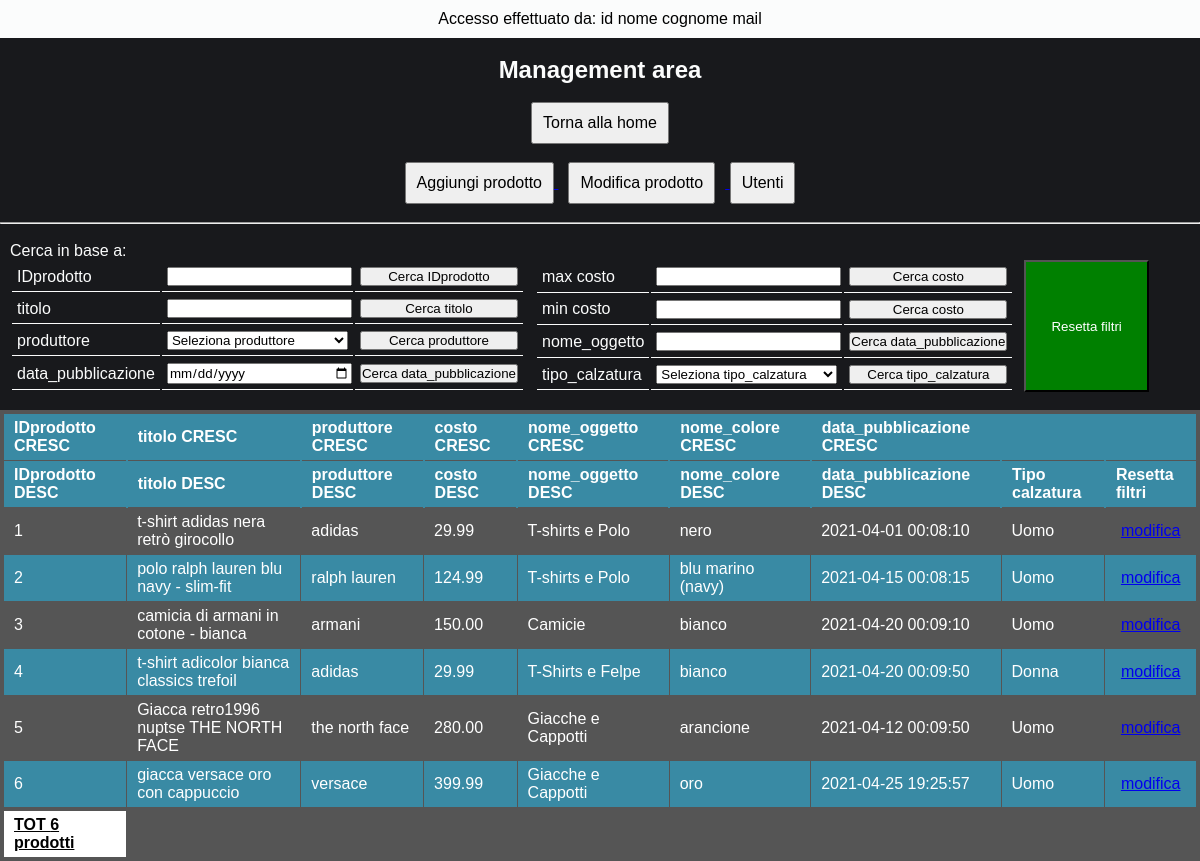
Page /management/modificaProdotto.php on the earlier database version.
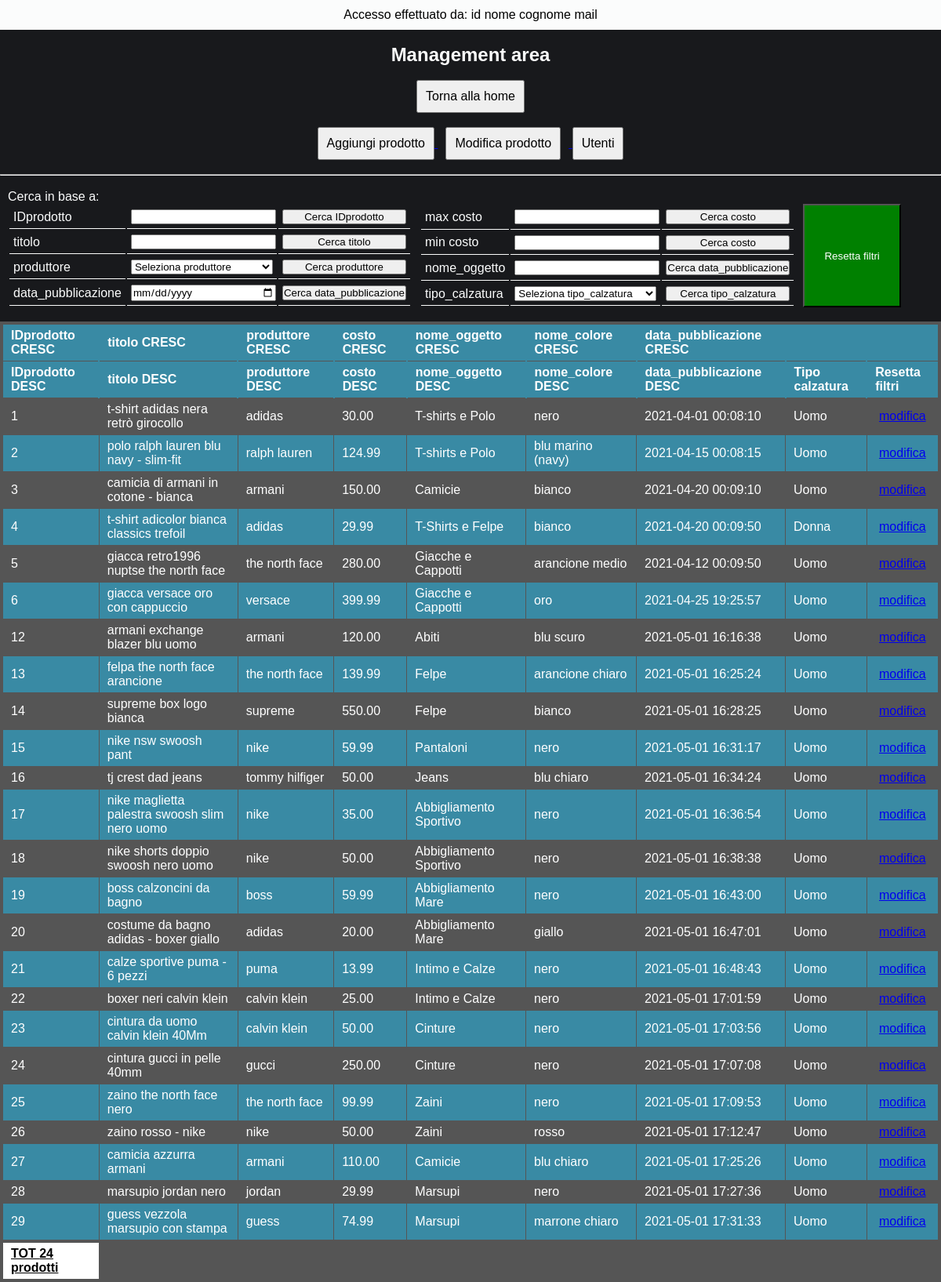
Same page on the later database version.
### tables this page shows
CREATE TABLE `prodotto` (
  `IDprodotto` int(11) NOT NULL AUTO_INCREMENT,
  `titolo` varchar(50) DEFAULT NULL,
  `idproduttore_prodotto` int(11) DEFAULT NULL,
  `costo` decimal(10,2) DEFAULT NULL,
  `idoggetto` int(11) DEFAULT NULL,
  `idcolore_prodotto` int(11) DEFAULT NULL,
  `idimmagine_prodotto` int(11) DEFAULT NULL,
  `data_pubblicazione` datetime DEFAULT NULL,
  PRIMARY KEY (`IDprodotto`),
  UNIQUE KEY `titolo` (`titolo`),
  KEY `idoggetto` (`idoggetto`),
  KEY `idcolore_prodotto` (`idcolore_prodotto`),
  KEY `idproduttore_prodotto` (`idproduttore_prodotto`),
  KEY `idimmagine_prodotto` (`idimmagine_prodotto`),
  CONSTRAINT `prodotto_ibfk_1` FOREIGN KEY (`idoggetto`) REFERENCES `oggetto` (`IDoggetto`),
  CONSTRAINT `prodotto_ibfk_2` FOREIGN KEY (`idcolore_prodotto`) REFERENCES `colore_prodotto` (`IDcolore_prodotto`),
  CONSTRAINT `prodotto_ibfk_3` FOREIGN KEY (`idproduttore_prodotto`) REFERENCES `produttore_prodotto` (`IDproduttore_prodotto`),
  CONSTRAINT `prodotto_ibfk_4` FOREIGN KEY (`idimmagine_prodotto`) REFERENCES `immagine_prodotto` (`IDimmagine_prodotto`)
);

CREATE TABLE `produttore_prodotto` (
  `IDproduttore_prodotto` int(11) NOT NULL AUTO_INCREMENT,
  `produttore` varchar(30) DEFAULT NULL,
  PRIMARY KEY (`IDproduttore_prodotto`),
  UNIQUE KEY `produttore` (`produttore`)
);

CREATE TABLE `oggetto` (
  `IDoggetto` int(11) NOT NULL AUTO_INCREMENT,
  `nome_oggetto` varchar(30) DEFAULT NULL,
  `idcalzatura_oggetto` int(11) DEFAULT NULL,
  PRIMARY KEY (`IDoggetto`),
  KEY `idcalzatura_oggetto` (`idcalzatura_oggetto`),
  CONSTRAINT `oggetto_ibfk_1` FOREIGN KEY (`idcalzatura_oggetto`) REFERENCES `calzatura_oggetto` (`IDcalzatura_oggetto`)
);

CREATE TABLE `colore_prodotto` (
  `IDcolore_prodotto` int(11) NOT NULL AUTO_INCREMENT,
  `nome_colore` varchar(30) DEFAULT NULL,
  `codice_colore` varchar(7) DEFAULT NULL,
  PRIMARY KEY (`IDcolore_prodotto`),
  UNIQUE KEY `codice_colore` (`codice_colore`),
  UNIQUE KEY `nome_colore` (`nome_colore`)
);

CREATE TABLE `tipo_calzatura` (
  `IDtipo_calzatura` int(11) NOT NULL AUTO_INCREMENT,
  `tipo` varchar(30) DEFAULT NULL,
  PRIMARY KEY (`IDtipo_calzatura`)
);

### dbConfig/dbConfig.php (called while the page is built, shortened)
<?php
    $tipo_calzatura = "tipo_calzatura";
    $calzatura_oggetto = "calzatura_oggetto";
    $oggetto = "oggetto";
    $colore_prodotto = "colore_prodotto";
    $produttore_prodotto = "produttore_prodotto";
    $prodotto = "prodotto";
 ?>

### management/modificaProdotto.php (the view, shortened to what the changed rows need)
<!DOCTYPE html>
<html>
  <?php
    include '../dbConfig/dbConfig.php';
  ?>
  <head>
    <link rel="stylesheet" href="./css/style.management.css">
  </head>
  <body >
      <div class="header-page">
        <br>
        <h2> Management area </h2>
        <br>
        <br><br>
        <br><br><hr><br>
      </div>
    <form action="<?php echo $_SERVER['PHP_SELF']; ?>" method="post">
      <br>
      <table class="steelBlueCols">
        <tr>
          <thead>
            <th> <button name="ordina-prodotti-c" value="IDprodotto"> IDprodotto CRESC</button> </th>
            <th> <button name="ordina-prodotti-c" value="titolo"> titolo CRESC</button></th>
            <th> <button name="ordina-prodotti-c" value="produttore"> produttore CRESC</button></th>
            <th> <button name="ordina-prodotti-c" value="costo"> costo CRESC</button></th>
            <th> <button name="ordina-prodotti-c" value="nome_oggetto"> nome_oggetto CRESC</button></th>
            <th> <button name="ordina-prodotti-c" value="nome_colore"> nome_colore CRESC</button></th>
            <th> <button name="ordina-prodotti-c" value="data_pubblicazione"> data_pubblicazione CRESC</button></th>
            <th> </th>
            <th> </th>
          </thead>
          <thead>
            <th> <button name="ordina-prodotti-d" value="IDprodotto"> IDprodotto DESC</button> </th>
            <th> <button name="ordina-prodotti-d" value="titolo"> titolo DESC</button></th>
            <th> <button name="ordina-prodotti-d" value="produttore"> produttore DESC</button></th>
            <th> <button name="ordina-prodotti-d" value="costo"> costo DESC</button></th>
            <th> <button name="ordina-prodotti-d" value="nome_oggetto"> nome_oggetto DESC</button></th>
            <th> <button name="ordina-prodotti-d" value="nome_colore"> nome_colore DESC</button></th>
            <th> <button name="ordina-prodotti-d" value="data_pubblicazione"> data_pubblicazione DESC</button></th>
            <th> Tipo calzatura </th>
            <th> <button name="resetta-filtri"> Resetta filtri </button> </th>
          </thead>
        </tr>
        <tbody>
          <?php
            if (!isset($_POST["ordina-prodotti-c"]) || !isset($_POST["ordina-prodotti-c"]) || isset($_POST["resetta-filtri"])) {
              $sql = "SELECT * FROM prodotto
              INNER JOIN oggetto
              ON $prodotto.idoggetto = $oggetto.idoggetto
              INNER JOIN colore_prodotto
              ON $prodotto.idcolore_prodotto = $colore_prodotto.IDcolore_prodotto
              INNER JOIN produttore_prodotto
              ON $prodotto.idproduttore_prodotto = $produttore_prodotto.IDproduttore_prodotto
              ORDER BY IDprodotto";
            }
          $result = $conn->query($sql);
          while($row = $result->fetch_assoc()) {
            $IDoggetto = $row['idoggetto'];
            $sql_calzatura = "SELECT * FROM tipo_calzatura
                              WHERE $tipo_calzatura.IDtipo_calzatura IN (
                              SELECT idtipo_calzatura FROM $calzatura_oggetto WHERE IDcalzatura_oggetto IN (
                              SELECT idcalzatura_oggetto FROM $oggetto WHERE IDoggetto = $IDoggetto
                              ))";
                              $result_calzatura = $conn->query($sql_calzatura);
                              $row_calzatura = $result_calzatura->fetch_assoc();
            ?>
                <tr>
                  <td> <?php echo $row["IDprodotto"] ?> </td>
                  <td> <?php echo $row["titolo"] ?> </td>
                  <td> <?php echo $row["produttore"] ?> </td>
                  <td> <?php echo $row["costo"] ?> </td>
                  <td> <?php echo $row["nome_oggetto"] ?> </td>
                  <td> <?php echo $row["nome_colore"] ?> </td>
                  <td> <?php echo $row["data_pubblicazione"] ?> </td>
                  <td> <?php echo $row_calzatura["tipo"] ?> </td>
                  <td class="text-a">
                    <?php echo "<a href=./update.modificaProdotto.php?IDprodotto={$row['IDprodotto']}>" ?>
                      modifica
                    </a>
                  </td>
              </tr>
            <?php
          }
            $sql_cont = "SELECT count(*) as cont_utenti FROM prodotto";
            $result_cont = $conn->query($sql_cont);
            $row_cont = $result_cont->fetch_assoc();
          ?>
            </tbody>
            <tfoot>
              <tr>
                <th> TOT <?php echo $row_cont["cont_utenti"] ?> prodotti </th>
              </tr>
            </tfoot>
        </table>
    </form>
  </body
</html>

Differences in the rows shown:
changed prodotto "t-shirt adidas nera retrò girocollo": costo "29.99" → "30.00"
changed prodotto id 5: titolo "Giacca retro1996 nuptse THE NORTH FACE" → "giacca retro1996 nuptse the north face"; idcolore_prodotto.nome_colore "arancione" → "arancione medio"
added prodotto: IDprodotto "12", titolo "armani exchange blazer blu uomo", idproduttore_prodotto.produttore "armani", costo "120.00", idoggetto.nome_oggetto "Abiti", idcolore_prodotto.nome_colore "blu scuro", data_pubblicazione "2021-05-01 16:16:38", tipo_calzatura.tipo "Uomo"
added prodotto: IDprodotto "13", titolo "felpa the north face arancione", idproduttore_prodotto.produttore "the north face", costo "139.99", idoggetto.nome_oggetto "Felpe", idcolore_prodotto.nome_colore "arancione chiaro", data_pubblicazione "2021-05-01 16:25:24", tipo_calzatura.tipo "Uomo"
added prodotto: IDprodotto "14", titolo "supreme box logo bianca", idproduttore_prodotto.produttore "supreme", costo "550.00", idoggetto.nome_oggetto "Felpe", idcolore_prodotto.nome_colore "bianco", data_pubblicazione "2021-05-01 16:28:25", tipo_calzatura.tipo "Uomo"
added prodotto: IDprodotto "15", titolo "nike nsw swoosh pant", idproduttore_prodotto.produttore "nike", costo "59.99", idoggetto.nome_oggetto "Pantaloni", idcolore_prodotto.nome_colore "nero", data_pubblicazione "2021-05-01 16:31:17", tipo_calzatura.tipo "Uomo"
added prodotto: IDprodotto "16", titolo "tj crest dad jeans", idproduttore_prodotto.produttore "tommy hilfiger", costo "50.00", idoggetto.nome_oggetto "Jeans", idcolore_prodotto.nome_colore "blu chiaro", data_pubblicazione "2021-05-01 16:34:24", tipo_calzatura.tipo "Uomo"
added prodotto: IDprodotto "17", titolo "nike maglietta palestra swoosh slim nero uomo", idproduttore_prodotto.produttore "nike", costo "35.00", idoggetto.nome_oggetto "Abbigliamento Sportivo", idcolore_prodotto.nome_colore "nero", data_pubblicazione "2021-05-01 16:36:54", tipo_calzatura.tipo "Uomo"
added prodotto: IDprodotto "18", titolo "nike shorts doppio swoosh nero uomo", idproduttore_prodotto.produttore "nike", costo "50.00", idoggetto.nome_oggetto "Abbigliamento Sportivo", idcolore_prodotto.nome_colore "nero", data_pubblicazione "2021-05-01 16:38:38", tipo_calzatura.tipo "Uomo"
added prodotto: IDprodotto "19", titolo "boss calzoncini da bagno", idproduttore_prodotto.produttore "boss", costo "59.99", idoggetto.nome_oggetto "Abbigliamento Mare", idcolore_prodotto.nome_colore "nero", data_pubblicazione "2021-05-01 16:43:00", tipo_calzatura.tipo "Uomo"
added prodotto: IDprodotto "20", titolo "costume da bagno adidas - boxer giallo", idproduttore_prodotto.produttore "adidas", costo "20.00", idoggetto.nome_oggetto "Abbigliamento Mare", idcolore_prodotto.nome_colore "giallo", data_pubblicazione "2021-05-01 16:47:01", tipo_calzatura.tipo "Uomo"
added prodotto: IDprodotto "21", titolo "calze sportive puma - 6 pezzi", idproduttore_prodotto.produttore "puma", costo "13.99", idoggetto.nome_oggetto "Intimo e Calze", idcolore_prodotto.nome_colore "nero", data_pubblicazione "2021-05-01 16:48:43", tipo_calzatura.tipo "Uomo"
added prodotto: IDprodotto "22", titolo "boxer neri calvin klein", idproduttore_prodotto.produttore "calvin klein", costo "25.00", idoggetto.nome_oggetto "Intimo e Calze", idcolore_prodotto.nome_colore "nero", data_pubblicazione "2021-05-01 17:01:59", tipo_calzatura.tipo "Uomo"
added prodotto: IDprodotto "23", titolo "cintura da uomo calvin klein 40Mm", idproduttore_prodotto.produttore "calvin klein", costo "50.00", idoggetto.nome_oggetto "Cinture", idcolore_prodotto.nome_colore "nero", data_pubblicazione "2021-05-01 17:03:56", tipo_calzatura.tipo "Uomo"
added prodotto: IDprodotto "24", titolo "cintura gucci in pelle 40mm", idproduttore_prodotto.produttore "gucci", costo "250.00", idoggetto.nome_oggetto "Cinture", idcolore_prodotto.nome_colore "nero", data_pubblicazione "2021-05-01 17:07:08", tipo_calzatura.tipo "Uomo"
added prodotto: IDprodotto "25", titolo "zaino the north face nero", idproduttore_prodotto.produttore "the north face", costo "99.99", idoggetto.nome_oggetto "Zaini", idcolore_prodotto.nome_colore "nero", data_pubblicazione "2021-05-01 17:09:53", tipo_calzatura.tipo "Uomo"
added prodotto: IDprodotto "26", titolo "zaino rosso - nike", idproduttore_prodotto.produttore "nike", costo "50.00", idoggetto.nome_oggetto "Zaini", idcolore_prodotto.nome_colore "rosso", data_pubblicazione "2021-05-01 17:12:47", tipo_calzatura.tipo "Uomo"
added prodotto: IDprodotto "27", titolo "camicia azzurra armani", idproduttore_prodotto.produttore "armani", costo "110.00", idoggetto.nome_oggetto "Camicie", idcolore_prodotto.nome_colore "blu chiaro", data_pubblicazione "2021-05-01 17:25:26", tipo_calzatura.tipo "Uomo"
added prodotto: IDprodotto "28", titolo "marsupio jordan nero", idproduttore_prodotto.produttore "jordan", costo "29.99", idoggetto.nome_oggetto "Marsupi", idcolore_prodotto.nome_colore "nero", data_pubblicazione "2021-05-01 17:27:36", tipo_calzatura.tipo "Uomo"
added prodotto: IDprodotto "29", titolo "guess vezzola marsupio con stampa", idproduttore_prodotto.produttore "guess", costo "74.99", idoggetto.nome_oggetto "Marsupi", idcolore_prodotto.nome_colore "marrone chiaro", data_pubblicazione "2021-05-01 17:31:33", tipo_calzatura.tipo "Uomo"
Other differences:
$row_cont["cont_utenti"]: "6" → "24"
